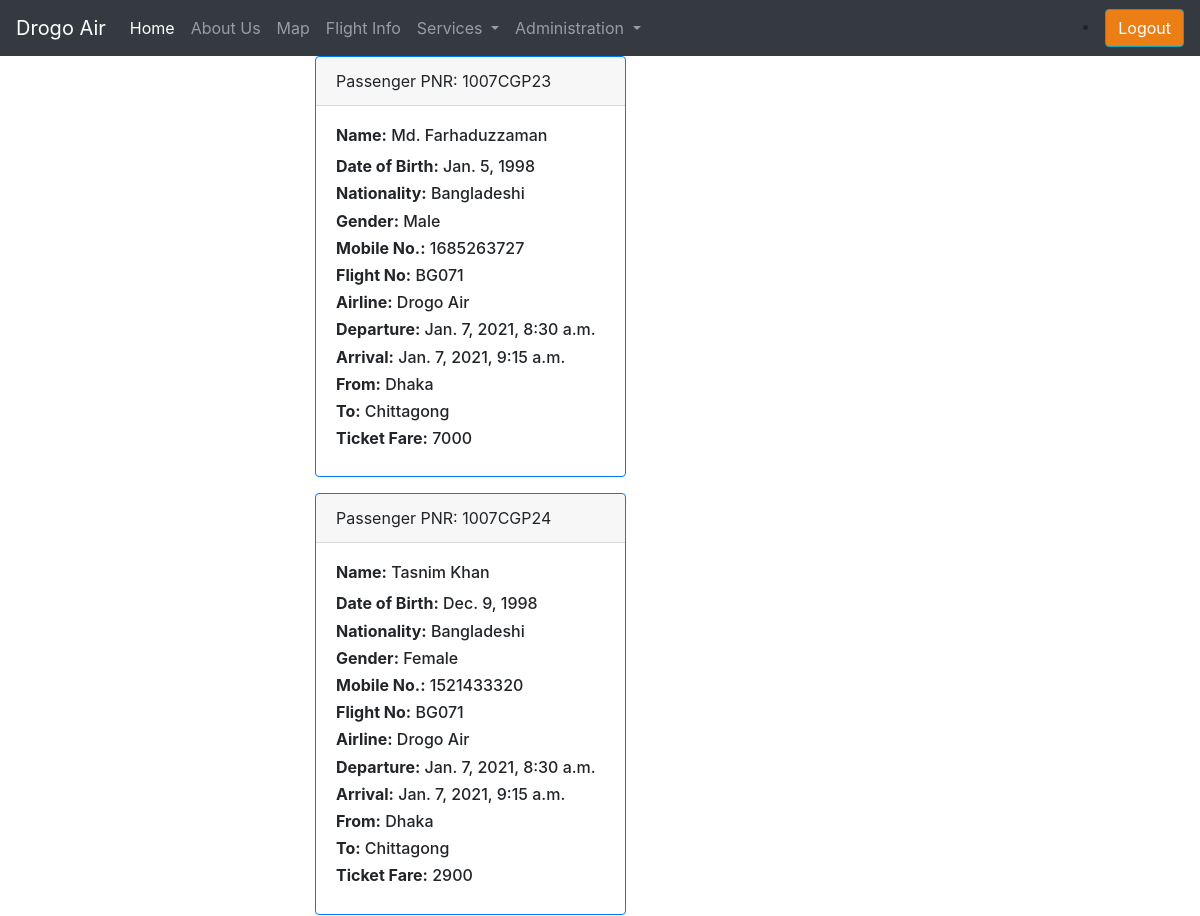
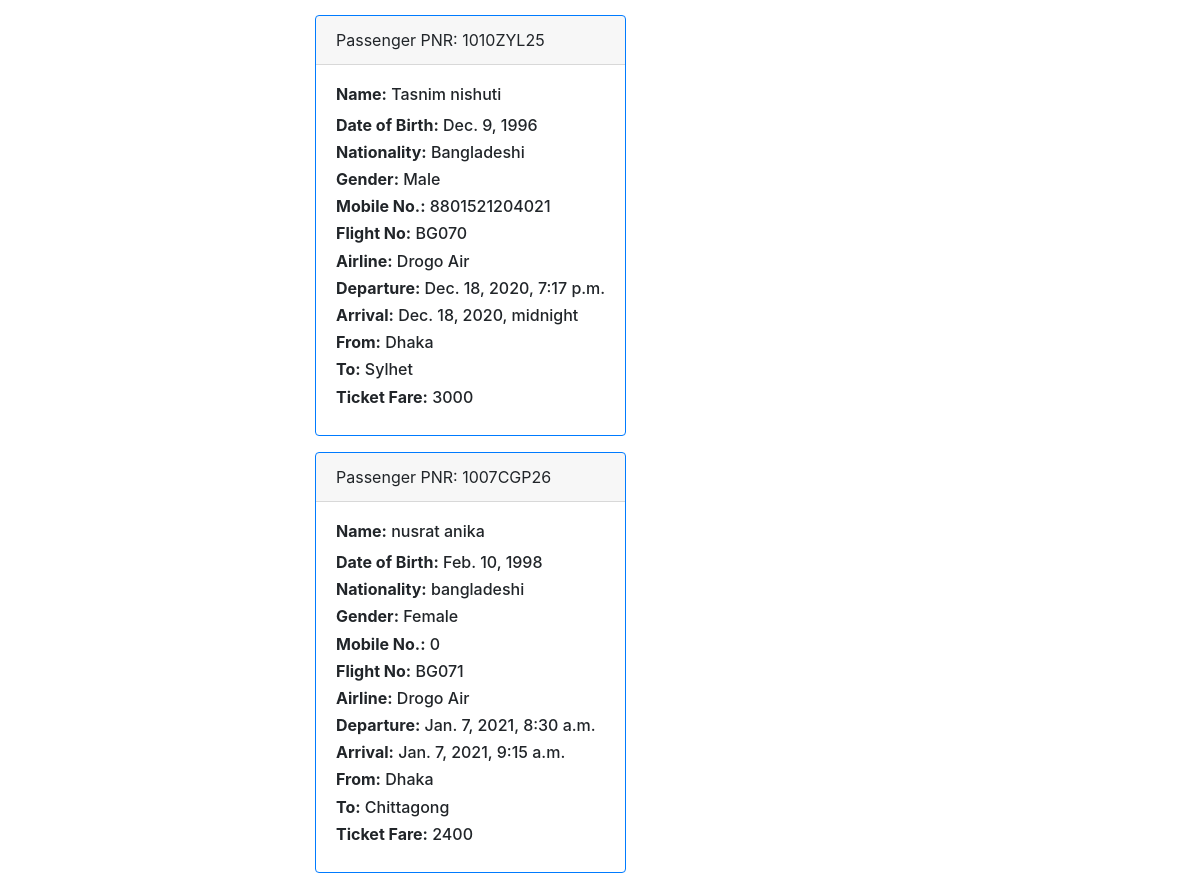
Page /passenger_details (signed in) on the committed database (2 pictures, top to bottom).
### user/models.py (models this page shows)
class Passenger(models.Model):
    pnr = models.CharField(max_length=10)
    first_name = models.CharField(max_length=50)
    last_name = models.CharField(max_length=50)
    dob = models.DateField(null=True)
    nationality = models.CharField(max_length=50)
    gender = models.CharField(max_length=1)
    flight_no = models.ForeignKey(Flight, on_delete=models.CASCADE, default=1007)
    mobile =  models.IntegerField(null=True)
    address = models.TextField(null=True)
    passport_no = models.TextField(null=True)
    ticket_class = models.TextField(null=True)
    seats = models.IntegerField(default=1)
    pay_option =  models.TextField(null=True)
    name_card = models.TextField(null=True)
    card_no = models.IntegerField(null=True)
    expiration = models.DateField(null=True)
    cvv =  models.IntegerField(null=True)
    amount =  models.IntegerField(null=True)

class Flight(models.Model):
    flight_no = models.IntegerField(primary_key=True, default=1007)
    flight_id = models.TextField(null=True)
    airline_name = models.CharField(max_length=50)
    no_of_seats = models.IntegerField(default=0)
    source = models.CharField(max_length=50)
    source_code = models.CharField(max_length=3)
    destination = models.CharField(max_length=50)
    destination_code = models.CharField(max_length=3)
    arrival_time = models.DateTimeField()
    departure_time = models.DateTimeField()

### user/views.py (the view)
# urls.py: path('passenger_details', views.passenger_details, name='passenger_details'),
def passenger_details(request):
    passenger = Passenger.objects.all()
    if request.user.is_anonymous:
         return redirect("/login")
    return render(request, 'passenger_details.html', {'passenger': passenger})

### user/templates/passenger_details.html (shortened to what this page needs)
{% extends 'base2.html' %}
{% block body %}
<div class="container">
        <div class="row">
            <div class="offset-sm-3">
              {% for i in passenger %}
    <div class="card border-primary mb-3" style="max-width: 20rem;">
      <div class="card-header">Passenger PNR: {{ i.pnr }}</div>
          <div class="card-body">
            <h6 class="card-title"><b>Name:</b> {{ i.first_name }} {{ i.last_name }}</h6>
              <h6><b>Date of Birth:</b> {{ i.dob }}</h6>
              <h6><b>Nationality:</b> {{ i.nationality}}</h6>
              <h6><b>Gender:</b> {{ i.gender}}</h6>
              <h6><b>Mobile No.:</b> {{ i.mobile}}</h6>
              <h6><b>Flight No:</b> {{ i.flight_no.flight_id }}</h6>
              <h6><b>Airline:</b> {{ i.flight_no.airline_name }}</h6>
              <h6><b>Departure:</b> {{ i.flight_no.departure_time }}</h6>
              <h6><b>Arrival:</b> {{ i.flight_no.arrival_time }}</h6>
              <h6><b>From:</b> {{ i.flight_no.source }}</h6>
              <h6><b>To:</b> {{ i.flight_no.destination }}</h6>
              <h6><b>Ticket Fare:</b> {{ i.amount }}</h6>
          </div>
    </div>
    {% endfor %}
  </div>
</div>
</div>
{% endblock %}

### user/templates/base2.html (shortened to what this page needs)
 <!doctype html>
<html lang="en">
  <head>
    <link href='https://api.mapbox.com/mapbox-gl-js/v1.12.0/mapbox-gl.css' rel='stylesheet' />
    <link rel="stylesheet" href="https://stackpath.bootstrapcdn.com/bootstrap/4.5.2/css/bootstrap.min.css">
  </head>
  <body><nav class="navbar navbar-expand-lg fw-bold navbar-dark bg-dark">
  <a class="navbar-brand" href="#">Drogo Air</a>
  <div class="collapse navbar-collapse" id="navbarSupportedContent">
    <ul class="navbar-nav mr-auto">
      <li class="nav-item active">
        <a class="nav-link" href="/">Home <span class="sr-only">(current)</span></a>
      </li>
      <li class="nav-item">
        <a class="nav-link" href="/about">About Us</a>
      </li>
      <li class="nav-item">
        <a class="nav-link" href="/map">Map</a>
      </li>
      <li class="nav-item">
        <a class="nav-link" href="/flight_details">Flight Info</a>
      </li>
      <li class="nav-item dropdown">
        <a class="nav-link dropdown-toggle" href="/service" id="navbarDropdown" role="button" data-toggle="dropdown" aria-haspopup="true" aria-expanded="false">
          Services
        </a>
      </li>
      <li class="nav-item dropdown">
        <a class="nav-link dropdown-toggle" href="" id="navbarDropdown" role="button" data-toggle="dropdown" aria-haspopup="true" aria-expanded="false">
          Administration
        </a>
      </li>
    </ul>
    <li class="nav-item">
        <a href="/logout" class="btn btn-info my-2 my-sm-0" style="background-color: #ec7e16;"
            type="submit">Logout</a>
    </li>
  </div>
</nav>
    {% block body %} {% endblock body %}
  </body>
</html>

### rows in the picture
Passenger: pnr "1007CGP23", first_name "Md.", last_name "Farhaduzzaman", dob "Jan. 5, 1998", nationality "Bangladeshi", gender "Male", mobile "1685263727", flight_no.flight_id "BG071", flight_no.airline_name "Drogo Air", flight_no.departure_time "Jan. 7, 2021, 8:30 a.m.", flight_no.arrival_time "Jan. 7, 2021, 9:15 a.m.", flight_no.source "Dhaka", flight_no.destination "Chittagong", amount "7000"
Passenger: pnr "1007CGP24", first_name "Tasnim", last_name "Khan", dob "Dec. 9, 1998", nationality "Bangladeshi", gender "Female", mobile "1521433320", flight_no.flight_id "BG071", flight_no.airline_name "Drogo Air", flight_no.departure_time "Jan. 7, 2021, 8:30 a.m.", flight_no.arrival_time "Jan. 7, 2021, 9:15 a.m.", flight_no.source "Dhaka", flight_no.destination "Chittagong", amount "2900"
Passenger: pnr "1010ZYL25", first_name "Tasnim", last_name "nishuti", dob "Dec. 9, 1996", nationality "Bangladeshi", gender "Male", mobile "8801521204021", flight_no.flight_id "BG070", flight_no.airline_name "Drogo Air", flight_no.departure_time "Dec. 18, 2020, 7:17 p.m.", flight_no.arrival_time "Dec. 18, 2020, midnight", flight_no.source "Dhaka", flight_no.destination "Sylhet", amount "3000"
Passenger: pnr "1007CGP26", first_name "nusrat", last_name "anika", dob "Feb. 10, 1998", nationality "bangladeshi", gender "Female", mobile "0", flight_no.flight_id "BG071", flight_no.airline_name "Drogo Air", flight_no.departure_time "Jan. 7, 2021, 8:30 a.m.", flight_no.arrival_time "Jan. 7, 2021, 9:15 a.m.", flight_no.source "Dhaka", flight_no.destination "Chittagong", amount "2400"
